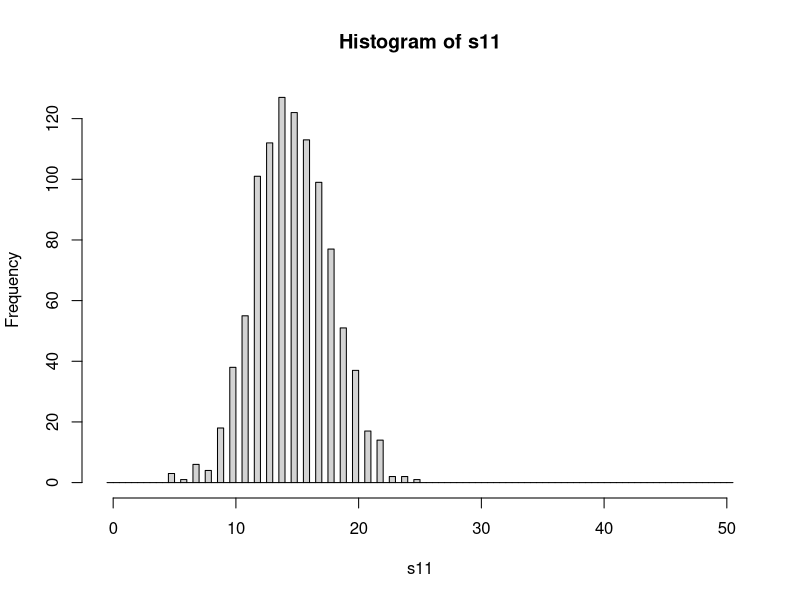
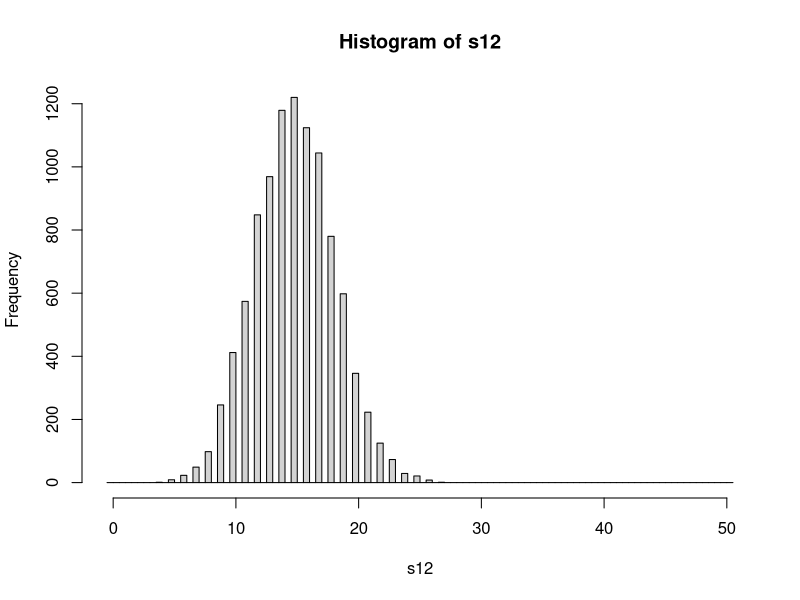
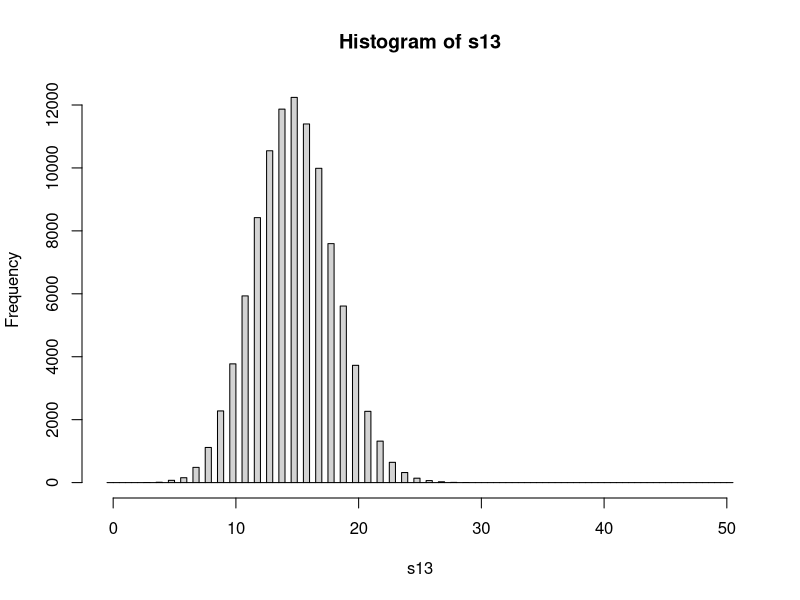
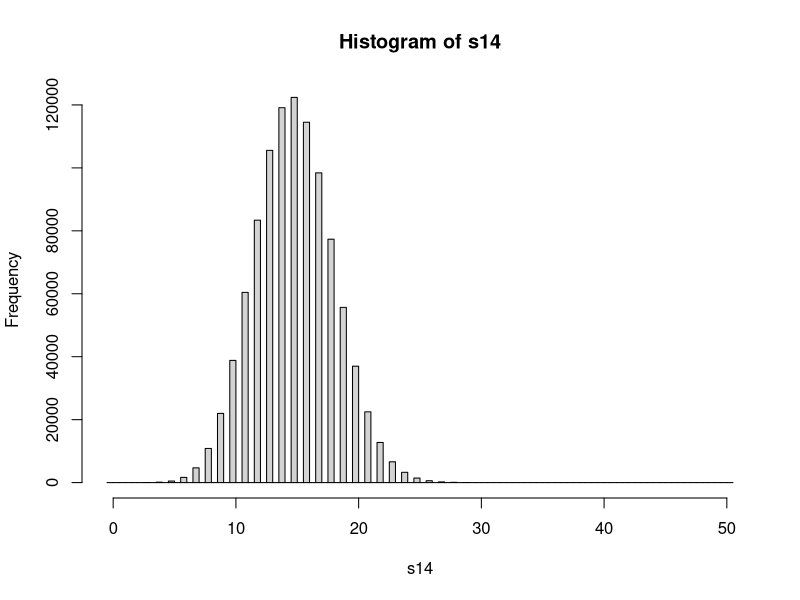
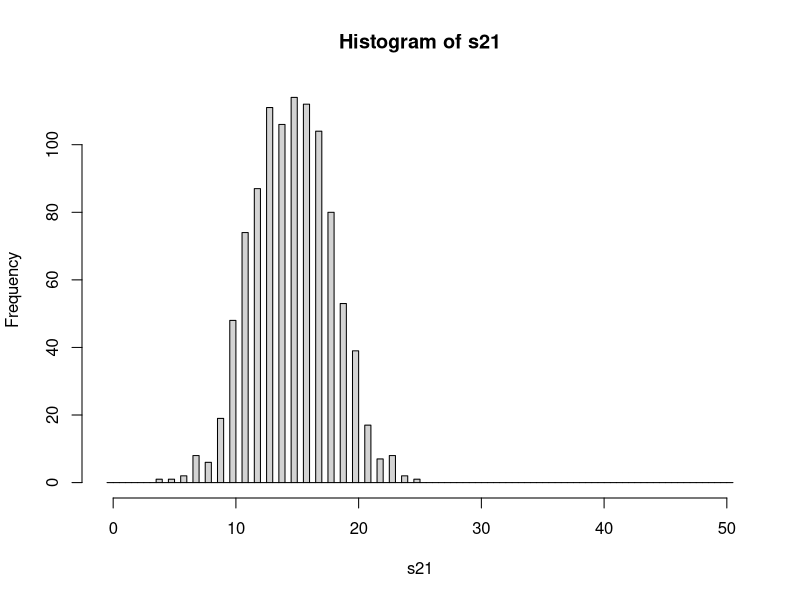
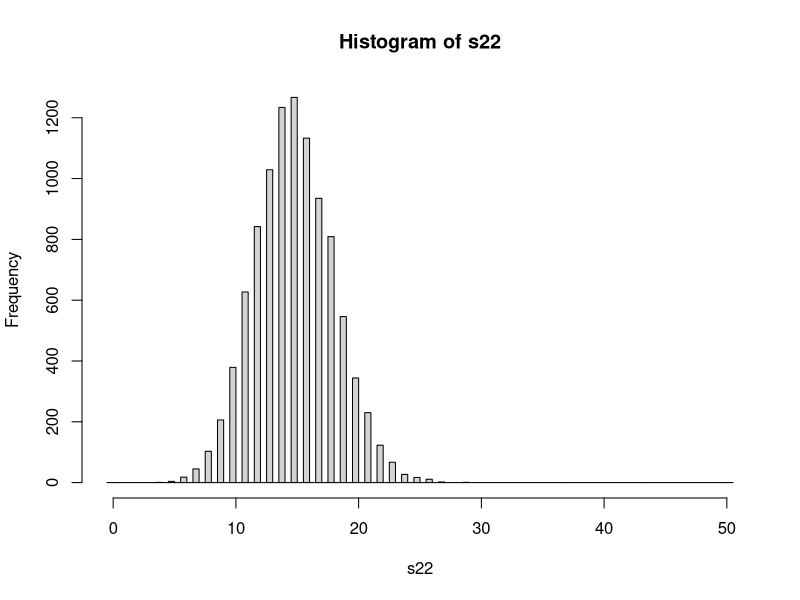
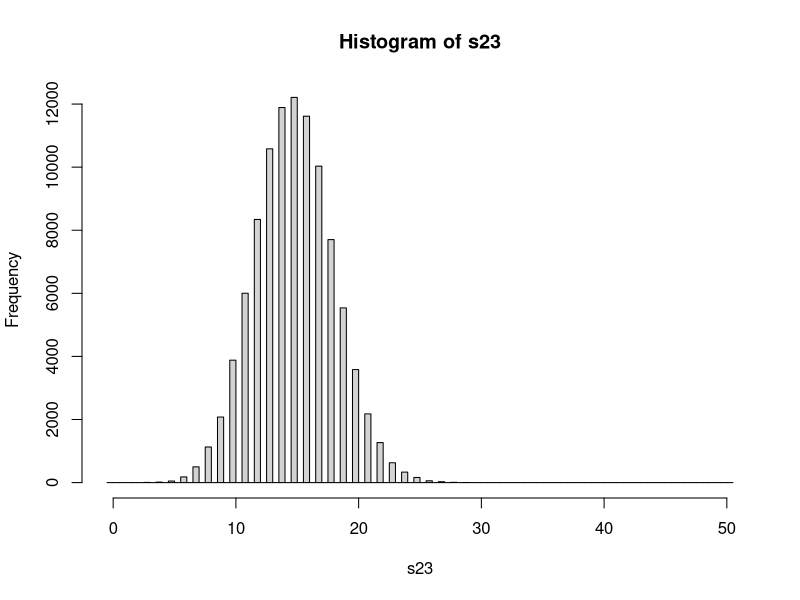
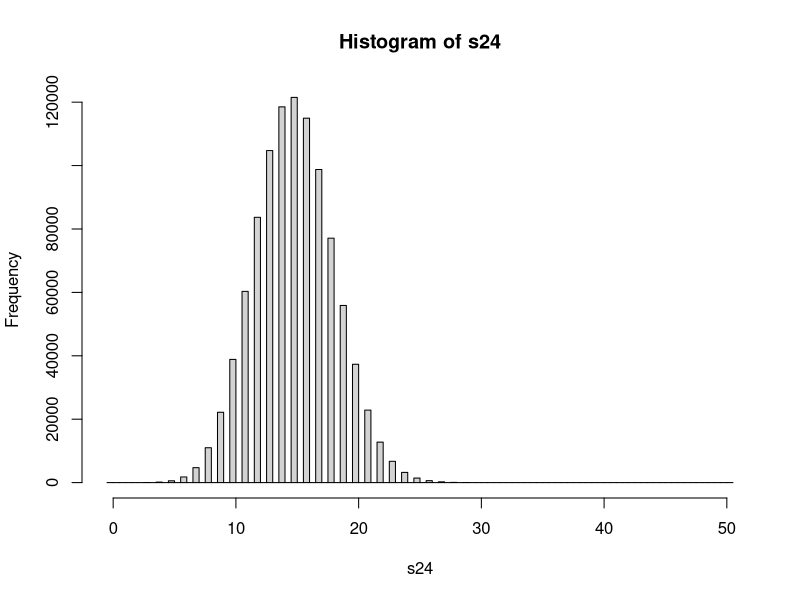

Recreate these plots in R, in order.
#this script generates samples of different predefined sizes and computes the histogram
#
#first,generating the sample
#
set.seed(124)
s11<-rbinom(1000,50,0.3)
s12<-rbinom(10000,50,0.3)
s13<-rbinom(100000,50,0.3)
s14<-rbinom(1000000,50,0.3)
s21<-rbinom(1000,50,0.3)
s22<-rbinom(10000,50,0.3)
s23<-rbinom(100000,50,0.3)
s24<-rbinom(1000000,50,0.3)
s31<-rbinom(1000,50,0.3)
s32<-rbinom(10000,50,0.3)
s33<-rbinom(100000,50,0.3)
s34<-rbinom(1000000,50,0.3)
#
#now, computing the histograms
#
bins=seq(-0.5,50.5,by=0.5)
h11<-hist(s11,breaks=bins)
h12<-hist(s12,breaks=bins)
h13<-hist(s13,breaks=bins)
h14<-hist(s14,breaks=bins)
h21<-hist(s21,breaks=bins)
h22<-hist(s22,breaks=bins)
h23<-hist(s23,breaks=bins)
h24<-hist(s24,breaks=bins)
h31<-hist(s31,breaks=bins)
h32<-hist(s32,breaks=bins)
h33<-hist(s33,breaks=bins)
h34<-hist(s34,breaks=bins)
#all the histograms will be plotted at the end of this command